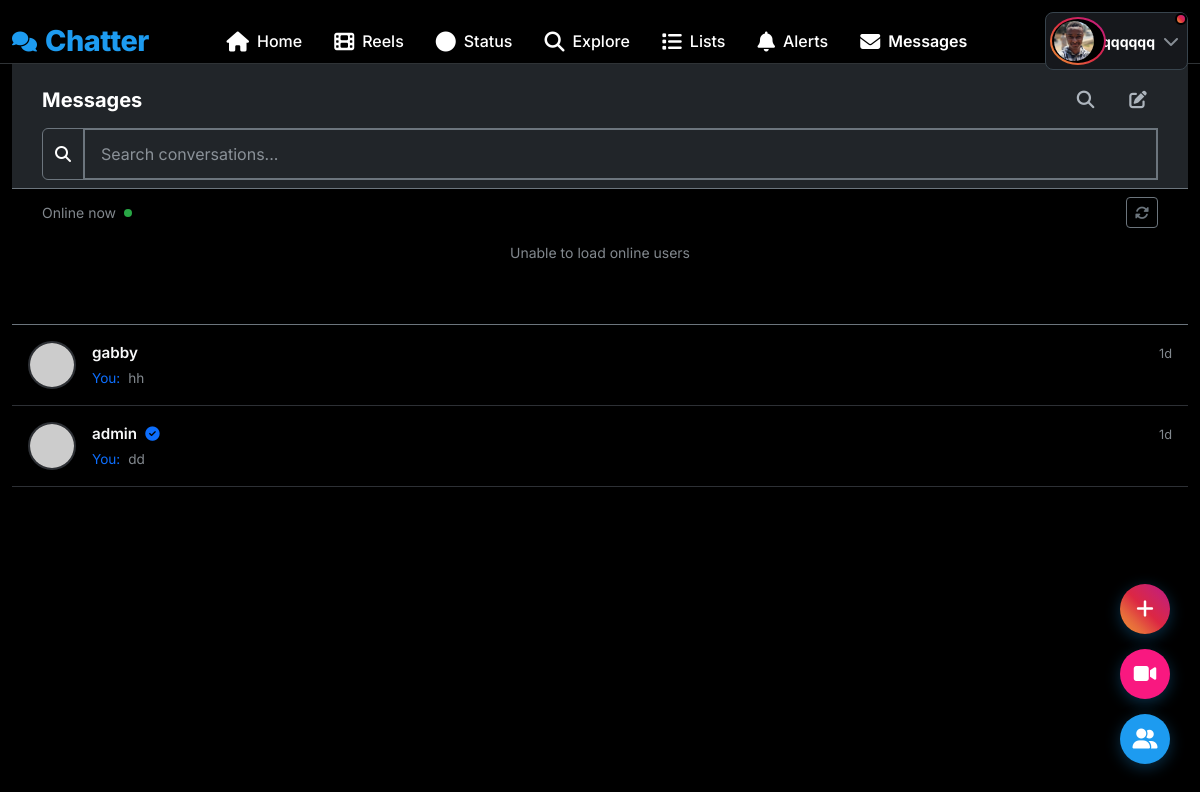
Screenshot of /messages (signed in) with the database file from the repository.
### app.py (models this page shows, shortened)
class User(UserMixin, db.Model):
    id = db.Column(db.Integer, primary_key=True)
    username = db.Column(db.String(80), unique=True, nullable=False, index=True)
    email = db.Column(db.String(120), unique=True, nullable=False, index=True)
    password_hash = db.Column(db.String(200), nullable=False)
    bio = db.Column(db.String(500))
    location = db.Column(db.String(100))
    website = db.Column(db.String(200))
    profile_picture = db.Column(db.String(200), default='default.jpg')
    cover_picture = db.Column(db.String(200), default='default_cover.jpg')
    is_admin = db.Column(db.Boolean, default=False)
    created_at = db.Column(db.DateTime, default=datetime.utcnow)
    is_online = db.Column(db.Boolean, default=False)
    last_seen = db.Column(db.DateTime, default=datetime.utcnow)
    is_verified = db.Column(db.Boolean, default=False)
    posts = db.relationship('Post', backref='author', lazy='dynamic', cascade='all, delete-orphan')
    likes = db.relationship('Like', backref='user', lazy='dynamic', cascade='all, delete-orphan')
    comments = db.relationship('Comment', backref='author', lazy='dynamic', cascade='all, delete-orphan')
    notifications = db.relationship('Notification', backref='user', lazy='dynamic', cascade='all, delete-orphan')
    sent_messages = db.relationship('Message', foreign_keys='Message.sender_id', backref='sender', lazy='dynamic')
    received_messages = db.relationship('Message', foreign_keys='Message.receiver_id', backref='receiver', lazy='dynamic')
    bookmarks = db.relationship('Bookmark', backref='user', lazy='dynamic', cascade='all, delete-orphan')
    reports_made = db.relationship('Report', foreign_keys='Report.reporter_id', backref='reporter', lazy='dynamic')
    reports_received = db.relationship('Report', foreign_keys='Report.reported_id', backref='reported', lazy='dynamic')
    pinned_posts = db.relationship('PinnedPost', backref='user', lazy='dynamic', cascade='all, delete-orphan')
    created_lists = db.relationship('UserList', backref='creator', lazy='dynamic', cascade='all, delete-orphan')
    list_subscriptions = db.relationship('ListSubscriber', backref='subscriber', lazy='dynamic', cascade='all, delete-orphan')
    list_memberships = db.relationship('ListMember', backref='member', lazy='dynamic', cascade='all, delete-orphan')
    reels = db.relationship('Reel', backref='user', lazy='dynamic', cascade='all, delete-orphan')
    reel_likes = db.relationship('ReelLike', backref='liker', lazy='dynamic', cascade='all, delete-orphan')
    reel_comments = db.relationship('ReelComment', backref='author', lazy='dynamic', cascade='all, delete-orphan')
    reel_views = db.relationship('ReelView', backref='viewer', lazy='dynamic', cascade='all, delete-orphan')
    statuses = db.relationship('Status', backref='user', lazy='dynamic', cascade='all, delete-orphan')
    status_views = db.relationship('StatusView', backref='viewer', lazy='dynamic', cascade='all, delete-orphan')
    followed = db.relationship(
        'User', secondary=followers,
        primaryjoin=(followers.c.follower_id == id),
        secondaryjoin=(followers.c.followed_id == id),
        backref=db.backref('followers', lazy='dynamic'), lazy='dynamic')
    blocked = db.relationship(
        'User', secondary=blocked_users,
        primaryjoin=(blocked_users.c.blocker_id == id),
        secondaryjoin=(blocked_users.c.blocked_id == id),
        backref=db.backref('blocked_by', lazy='dynamic'), lazy='dynamic')
    def get_unread_message_count(self):
        return Message.query.filter_by(receiver_id=self.id, is_read=False).count()
    def get_unread_notification_count(self):
        return Notification.query.filter_by(user_id=self.id, is_read=False).count()

class Message(db.Model):
    id = db.Column(db.Integer, primary_key=True)
    sender_id = db.Column(db.Integer, db.ForeignKey('user.id'), nullable=False)
    receiver_id = db.Column(db.Integer, db.ForeignKey('user.id'), nullable=False)
    content = db.Column(db.Text, nullable=False)
    is_read = db.Column(db.Boolean, default=False)
    created_at = db.Column(db.DateTime, default=datetime.utcnow, index=True)

### app.py (the view)
@app.route('/messages')
@login_required
def messages():
    blocked_ids = [b.id for b in current_user.blocked.all()]
    sent_to = db.session.query(Message.receiver_id).filter(
        Message.sender_id == current_user.id,
        ~Message.receiver_id.in_(blocked_ids)
    ).distinct()
    received_from = db.session.query(Message.sender_id).filter(
        Message.receiver_id == current_user.id,
        ~Message.sender_id.in_(blocked_ids)
    ).distinct()
    conversation_ids = set([id[0] for id in sent_to] + [id[0] for id in received_from])
    conversations = []
    for user_id in conversation_ids:
        if user_id == current_user.id:
            continue
        user = User.query.get(user_id)
        if not user:
            continue
        last_message = Message.query.filter(
            or_(
                (Message.sender_id == current_user.id) & (Message.receiver_id == user_id),
                (Message.sender_id == user_id) & (Message.receiver_id == current_user.id)
            )
        ).order_by(Message.created_at.desc()).first()
        if not last_message:
            continue
        unread_count = Message.query.filter_by(
            sender_id=user_id,
            receiver_id=current_user.id,
            is_read=False
        ).count()
        conversations.append({
            'user': user,
            'last_message': last_message,
            'unread_count': unread_count,
            'last_active': max(user.last_seen, last_message.created_at)
        })
    conversations.sort(key=lambda x: x['last_message'].created_at, reverse=True)
    return render_template('messages.html', conversations=conversations)

### templates/messages.html (shortened to what this page needs)
{% extends "base.html" %}
{% block content %}
<div class="row h-100">
    <div class="col-12">
        <div class="sticky-top bg-dark pt-3 pb-2 border-bottom border-secondary z-3">
            <div class="container">
                <div class="d-flex justify-content-between align-items-center">
                    <h5 class="fw-bold mb-0">Messages</h5>
                    <div>
                        <button class="btn action-btn me-2" id="quickSearchBtn" title="Search conversations" data-bs-toggle="modal" data-bs-target="#quickSearchModal">
                            <i class="fas fa-search"></i>
                        </button>
                        <button class="btn action-btn" id="newConversationBtn" title="New conversation" data-bs-toggle="modal" data-bs-target="#newConversationModal">
                            <i class="fas fa-edit"></i>
                        </button>
                    </div>
                </div>
                <div class="mt-2" id="conversationSearchContainer">
                    <div class="input-group">
                        <span class="input-group-text bg-dark border-secondary text-white">
                            <i class="fas fa-search"></i>
                        </span>
                        <input type="text" id="conversationSearch" class="form-control bg-dark text-white border-secondary"
                               placeholder="Search conversations...">
                    </div>
                </div>
            </div>
        </div>
        <div class="border-bottom border-secondary">
            <div class="container py-2">
                <div class="d-flex align-items-center mb-2">
                    <small class="text-muted me-2">Online now</small>
                    <span class="online-dot me-2"></span>
                    <button class="btn btn-sm btn-outline-secondary" id="refreshOnlineUsers" title="Refresh">
                        <i class="fas fa-sync-alt"></i>
                    </button>
                </div>
                <div class="d-flex overflow-auto py-1" id="onlineUsers">
                </div>
            </div>
        </div>
        <div class="conversations-list">
            {% if conversations %}
            {% for conv in conversations %}
            <a href="{{ url_for('conversation', user_id=conv.user.id) }}" class="conversation-link text-decoration-none" data-user-id="{{ conv.user.id }}">
                <div class="conversation-item">
                    <div class="d-flex align-items-center p-3">
                        <div class="position-relative me-3">
                            <img src="{{ url_for('static', filename='uploads/profiles/' + conv.user.profile_picture) }}"
                                 class="conversation-avatar rounded-circle"
                                 alt="{{ conv.user.username }}"
                                 onerror="this.src='https://ui-avatars.com/api/?name={{ conv.user.username }}&background=1d9bf0&color=fff&size=128'">
                        </div>
                        <div class="flex-grow-1">
                            <div class="d-flex justify-content-between align-items-center mb-1">
                                <div class="d-flex align-items-center">
                                    <span class="conversation-username fw-semibold">{{ conv.user.username }}</span>
                                    {% if conv.user.is_admin %}
                                    <i class="fas fa-check-circle text-primary ms-2 verified-badge" title="Verified Admin"></i>
                                    {% endif %}
                                </div>
                                {% if conv.last_message %}
                                <span class="conversation-time text-muted small">
                                    {{ conv.last_message.created_at|time_ago }}
                                </span>
                                {% endif %}
                            </div>
                            {% if conv.last_message %}
                            <div class="conversation-preview text-muted text-truncate">
                                {% if conv.last_message.sender_id == current_user.id %}
                                <span class="text-primary me-1">You:</span>
                                {% endif %}
                                {{ conv.last_message.content|truncate(60) }}
                            </div>
                            {% else %}
                            <div class="conversation-preview text-muted">
                                Start a conversation
                            </div>
                            {% endif %}
                        </div>
                    </div>
                </div>
            </a>
            {% endfor %}
            {% endif %}
        </div>
    </div>
</div>
{% endblock %}

### templates/base.html (shortened to what this page needs)
<!DOCTYPE html>
<html lang="en" data-bs-theme="dark">
<head>
    <link href="https://cdn.jsdelivr.net/npm/bootstrap@5.3.0/dist/css/bootstrap.min.css" rel="stylesheet">
    <link href="https://cdnjs.cloudflare.com/ajax/libs/font-awesome/6.4.0/css/all.min.css" rel="stylesheet">
</head>
<body>
    <nav class="top-nav">
        <div class="container-fluid">
            <div class="row align-items-center">
                <div class="col">
                    <div class="d-flex align-items-center justify-content-between">
                        <a href="{{ url_for('feed') if current_user.is_authenticated else url_for('login') }}" class="text-decoration-none">
                            <div class="d-flex align-items-center">
                                <i class="fas fa-comments fa-lg me-2" style="color: var(--primary-color);"></i>
                                <span class="logo">Chatter</span>
                            </div>
                        </a>
                        {% if current_user.is_authenticated %}
                        <div class="d-none d-md-flex align-items-center">
                            <a class="nav-link {% if request.endpoint == 'feed' %}active{% endif %}" href="{{ url_for('feed') }}">
                                <i class="fas fa-home fa-lg me-2"></i>
                                <span>Home</span>
                            </a>
                            <a class="nav-link {% if request.endpoint == 'reels_feed' %}active{% endif %}" href="{{ url_for('reels_feed') }}">
                                <i class="fas fa-film fa-lg me-2"></i>
                                <span>Reels</span>
                            </a>
                            <a class="nav-link {% if request.endpoint == 'status_feed' %}active{% endif %}" href="{{ url_for('status_feed') }}">
                                <i class="fas fa-circle fa-lg me-2"></i>
                                <span>Status</span>
                            </a>
                            <a class="nav-link {% if request.endpoint == 'search' %}active{% endif %}" href="{{ url_for('search') }}">
                                <i class="fas fa-search fa-lg me-2"></i>
                                <span>Explore</span>
                            </a>
                            <a class="nav-link {% if request.endpoint == 'lists' %}active{% endif %}" href="{{ url_for('lists') }}">
                                <i class="fas fa-list fa-lg me-2"></i>
                                <span>Lists</span>
                            </a>
                            <a class="nav-link {% if request.endpoint == 'notifications' %}active{% endif %}" href="{{ url_for('notifications') }}">
                                <i class="fas fa-bell fa-lg me-2"></i>
                                <span>Alerts</span>
                            </a>
                            <a class="nav-link {% if request.endpoint == 'messages' %}active{% endif %}" href="{{ url_for('messages') }}">
                                <i class="fas fa-envelope fa-lg me-2"></i>
                                <span>Messages</span>
                            </a>
                        </div>
                        {% endif %}
                        {% if current_user.is_authenticated %}
                        <div class="dropdown">
                            <button class="btn d-flex align-items-center text-decoration-none p-2 rounded-3 {% if current_user and has_active_status(current_user.id) %}has-status-indicator{% endif %}"
                                    style="background: var(--card-color); border: 1px solid var(--border-light); color: var(--text-primary);"
                                    type="button" data-bs-toggle="dropdown">
                                <div class="profile-with-status">
                                    <img src="{{ get_user_avatar_url(current_user) }}"
                                         class="profile-img-with-ring avatar-sm me-2">
                                </div>
                                <span class="fw-bold small">{{ current_user.username }}</span>
                                <i class="fas fa-chevron-down text-muted ms-2"></i>
                            </button>
                        </div>
                        {% else %}
                        <div class="d-flex gap-2">
                            <a href="{{ url_for('login') }}" class="btn btn-outline-primary btn-sm">Login</a>
                            <a href="{{ url_for('signup') }}" class="btn btn-primary btn-sm">Sign Up</a>
                        </div>
                        {% endif %}
                    </div>
                </div>
            </div>
        </div>
    </nav>
    <div class="main-content">
        <div class="container-fluid">
            {% block content %}{% endblock %}
        </div>
    </div>
    {% if current_user.is_authenticated %}
    <div class="bottom-right-widget">
        <button class="widget-btn create-status" onclick="createStatus()" title="Create Status">
            <i class="fas fa-plus"></i>
        </button>
        <button class="widget-btn create-reel" onclick="uploadReel()" title="Upload Reel">
            <i class="fas fa-video"></i>
        </button>
        <button class="widget-btn" onclick="toggleFollowersStatus()" title="Friends' Status">
            <i class="fas fa-user-friends"></i>
        </button>
    </div>
    {% endif %}
    <div id="toast-container" class="toast-container position-fixed top-0 end-0 p-3"></div>
</body>
</html>

### rows the page displays
User: profile_picture (picture), username "qqqqqq"
User: user.username "gabby"
Message: last_message.created_at "1d", last_message.content "hh"
User: user.username "admin", is_admin True (drawn)
Message: last_message.created_at "1d", last_message.content "dd"
